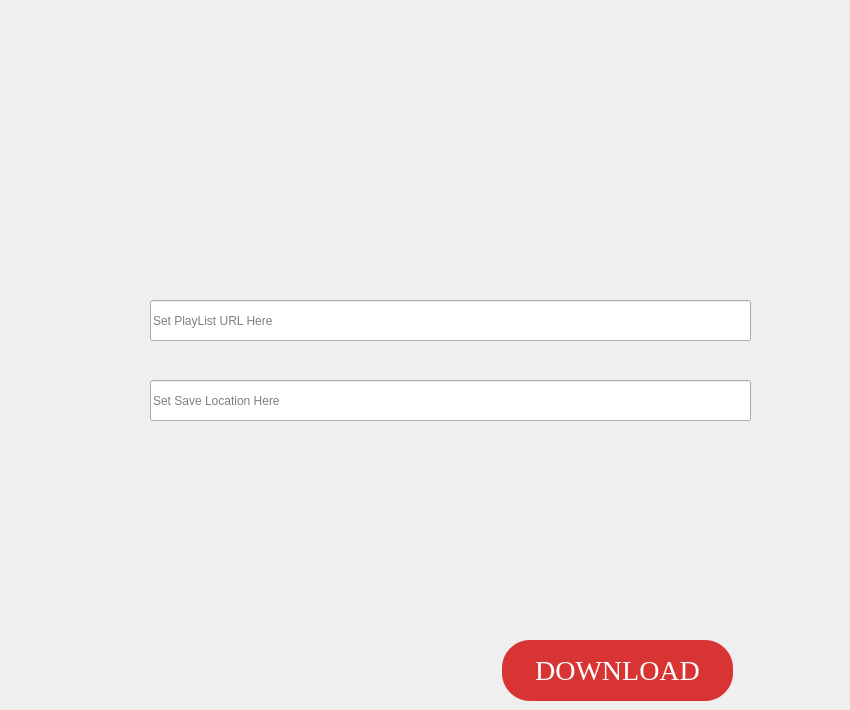
   <widget class="QWidget" name="page_4">
    <widget class="QLineEdit" name="lineEdit_5">
     <property name="geometry">
      <rect>
       <x>150</x>
       <y>380</y>
       <width>601</width>
       <height>41</height>
      </rect>
     </property>
     <property name="placeholderText">
      <string>Set Save Location Here</string>
     </property>
    </widget>
    <widget class="QPushButton" name="pushButton_11">
     <property name="geometry">
      <rect>
       <x>80</x>
       <y>380</y>
       <width>51</width>
       <height>41</height>
      </rect>
     </property>
     <property name="styleSheet">
      <string notr="true">#pushButton_11:hover {
text-decoration: none;
  padding: 10px 20px 10px 20px;
	border: solid #0a0a0a 3px;
  text-decoration: none;
	border: solid #050505 2px;
}
</string>
     </property>
     <property name="text">
      <string/>
     </property>
     <property name="icon">
      <iconset resource="photo/browse.qrc">
       <normaloff>:/newPrefix/browse.png</normaloff>:/newPrefix/browse.png</iconset>
     </property>
     <property name="iconSize">
      <size>
       <width>60</width>
       <height>50</height>
      </size>
     </property>
     <property name="flat">
      <bool>true</bool>
     </property>
    </widget>
    <widget class="QPushButton" name="pushButton_12">
     <property name="geometry">
      <rect>
       <x>502</x>
       <y>640</y>
       <width>231</width>
       <height>61</height>
      </rect>
     </property>
     <property name="styleSheet">
      <string notr="true">#pushButton_12 {
  border-radius: 28px;
  font-family: Georgia;
  color: #ffffff;
  font-size: 28px;
  background: #d93434;
  padding: 10px 20px 10px 20px;
  border: solid #d9a220 2px;
  text-decoration: none;
}

#pushButton_12:hover {
  background: #6b0f0f;
  text-decoration: none;
}</string>
     </property>
     <property name="text">
      <string>DOWNLOAD</string>
     </property>
    </widget>
    <widget class="QLineEdit" name="lineEdit_6">
     <property name="geometry">
      <rect>
       <x>150</x>
       <y>300</y>
       <width>601</width>
       <height>41</height>
      </rect>
     </property>
     <property name="placeholderText">
      <string>Set PlayList URL Here</string>
     </property>
    </widget>
    <widget class="QLabel" name="label_20">
     <property name="geometry">
      <rect>
       <x>520</x>
       <y>20</y>
       <width>321</width>
       <height>171</height>
      </rect>
     </property>
     <property name="text">
      <string/>
     </property>
     <property name="pixmap">
      <pixmap resource="photo/browse.qrc">:/newPrefix/youtubelist.png</pixmap>
     </property>
     <property name="scaledContents">
      <bool>true</bool>
     </property>
    </widget>
   </widget>
